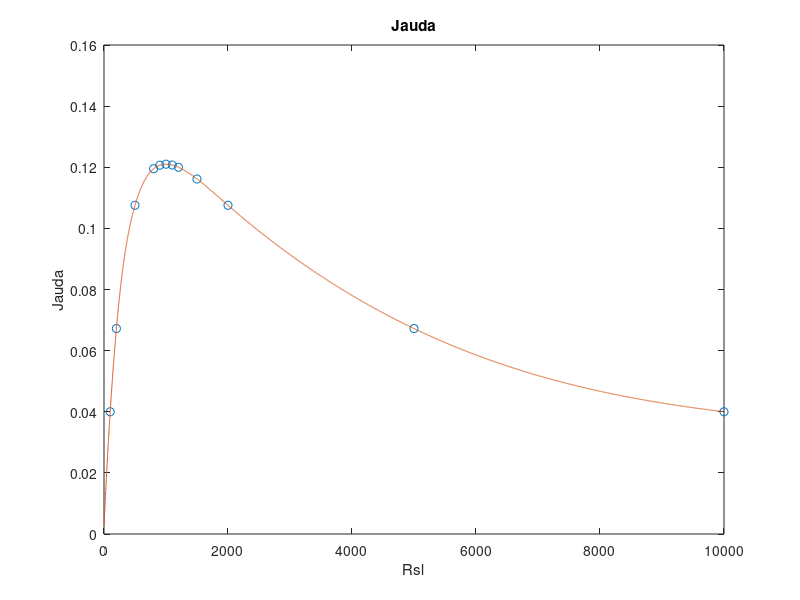

Recreate this plot in MATLAB.
Rsl = [100 200 500 800 900 1e3 1.1e3 1.2e3 1.5e3 2e3 5e3 1e4];
U1 = 22;
Ri = 1e3;
m = 1;
for m = 1:1:12
    Rsl(1,m);
    P(1,m) = U1^2*(Rsl(1,m)/(Ri+Rsl(1,m))^2)
    m=m+1;
end
S = 0:1:1e4;
Pi = spline(Rsl,P,S);
plot(Rsl,P,'o',S,Pi)
title('Jauda');
xlabel('Rsl');
ylabel('Jauda');